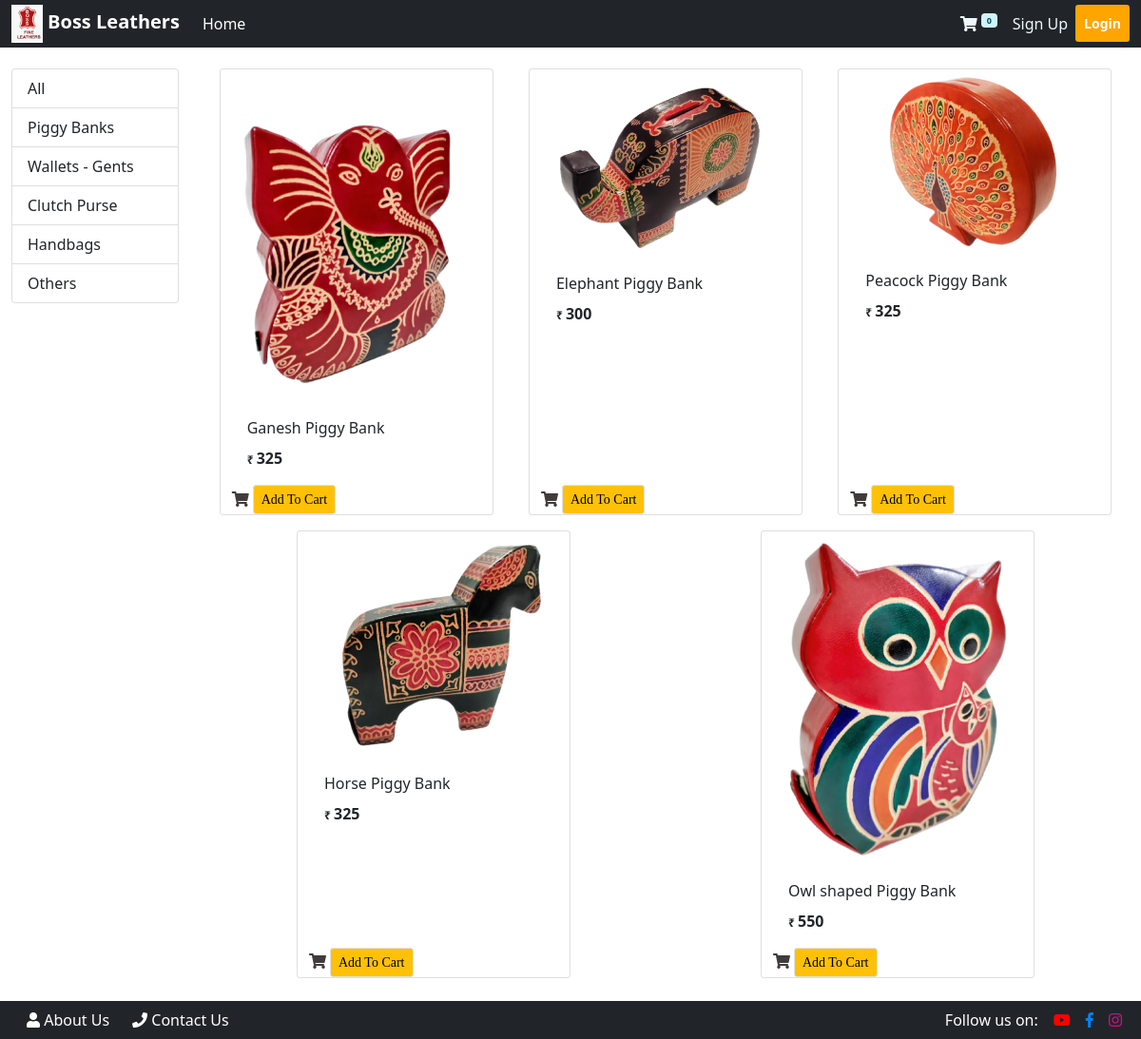
/?category=1, run on the app's committed database.
### store/models/category.py (models this page shows, shortened)
class Category(models.Model):
    name = models.CharField(max_length=20)
    @staticmethod
    def get_all_categories():
        return Category.objects.all()

### store/models/product.py (models this page shows, shortened)
class Product(models.Model):
    name = models.CharField(max_length=50)
    price = models.IntegerField(default=0)
    category = models.ForeignKey(Category, on_delete=models.CASCADE, default=1)
    description = models.CharField(max_length=200, default='', null=True, blank=True)
    image = models.ImageField(upload_to='uploads/products/')
    @staticmethod
    def get_all_products_by_id(category_id):
        if category_id:
            return Product.objects.filter(category=category_id)
        else:
            return Product.get_all_products()

### store/views/home.py (the view, shortened to what this page needs)
# urls.py: path('',home.Index.as_view(), name = 'homepage'),
class Index(View):
    def get(self, request):
        products = None
        cart = request.session.get('cart')
        if not cart:
            request.session.cart = {}
        categories = Category.get_all_categories()
        categoryID = request.GET.get('category')
        if categoryID:
            products = Product.get_all_products_by_id(categoryID)
        else:
            products = Product.get_all_products()
        data = {}
        data['products'] = products
        data['categories'] = categories
        return render(request, 'index.html', data)

### store/templatetags/cart.py (called while the page is built)
@register.filter(name='is_in_cart')
def is_in_cart(product , cart):
    keys = cart.keys()
    if keys:
        for id in keys:
            if int(id)==product.id:
                return True
    return False

### store/templatetags/custom_filter.py (called while the page is built)
@register.filter(name='currency')
def currency(number):
    return '₹ '+str(number)

### store/templates/index.html (shortened to what this page needs)
    {% extends 'base.html' %}
    {% block content %}
    {% load cart %}
    {% load custom_filter %}
    <div id="div-spacer">
      <br>
      <br>
    </div>
    <div class="container-fluid mt-4">
    <div class="row">
      <div class="col-lg-2 mx-auto">
        <div class="list-group">
          <a href="/" class="list-group-item list-group-item-action">All</a>
          {% for category in categories %}
          <a href="/?category={{category.id}}" class="list-group-item list-group-item-action">{{category.name}}</a>
          {% endfor %}
        </div>
      </div>
      <div id="products" class="col-lg-10 mx-auto">
        <div class="row mx-auto">
          {% for product in products %}
          <div class="card mx-auto mb-3" id={{product.id}} style="width: 18rem;">
          <a href="/proddesc"><img src="{{product.image.url}}" class="card-img-top" alt="..."></a>
          <div class="card-body">
            <p class="card-title">{{product.name}}</p>
            <p class="card-text"><b><bold style="font-size:12px">{{request.session.custom_filter|currency}}</bold>{{product.price}}</b></p>
          </div>
          <div>
            <div class="p-0 no-gutters">
              {% if product|is_in_cart:request.session.cart %}
              <div class="row">
                <form action="/#{{product.id}}" method="post" class="col-2">
                  {% csrf_token %}
                  <input hidden type="text" name="product" value="{{product.id}}">
                  <input hidden type="text" name="remove" value="True">
                  <input type="submit" value=" - " class="btn btn-warning btn-round btn-sm">
                </form>
                <div class="text-center col" ><label  form="exampleFormControlFile1" class="">{{product|cart_quantity:request.session.cart}}</label></div>
                <form action="/#{{product.id}}" method="post" class="col-8">
                  {% csrf_token %}
                  <input hidden type="text" name="product" value="{{product.id}}">
                <input type="submit" value=" + " class="btn btn-warning btn-round btn-sm">
                </form>
              </div>
              {% else %}
              <form action="/#{{product.id}}" method="POST">
                <i class="fas fa-shopping-cart" style="color: rgb(65, 59, 59);">
                  <input type="submit" class="btn btn-warning btn-sm border" name="cart" value="Add To Cart">
                </i>
              </form>
              {% endif %}
            </div>
          </div>
         </div>
        {% endfor %}
      </div>
      </div>
    </div>
    <div id="div-spacer">
      <br>
      <br>
    </div>
  </div>
  {% endblock %}

### data on the page
Category: name "Piggy Banks"
Category: name "Wallets - Gents"
Category: name "Clutch Purse"
Category: name "Handbags"
Category: name "Others"
Product: {{ product.id }} 1 (drawn), image (picture), name "Ganesh Piggy Bank", session.custom_filter "₹", price "325"
Product: image (picture), name "Elephant Piggy Bank", session.custom_filter "₹", price "300"
Product: image (picture), name "Peacock Piggy Bank", session.custom_filter "₹", price "325"
Product: image (picture), name "Horse Piggy Bank", session.custom_filter "₹", price "325"
Product: image (picture), name "Owl shaped Piggy Bank", session.custom_filter "₹", price "550"

### other printed values
{{ request.session.cart.keys|length }} "0"
